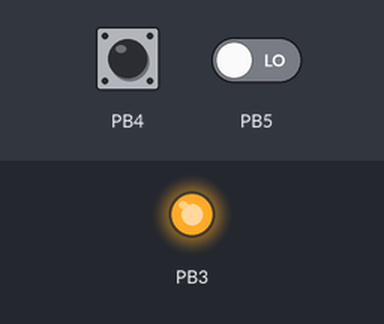
A program run on a simulated ATtiny85, built with avr-gcc and run on an emulated ATtiny85. Parts: output pins drawn as LEDs (lit = HIGH). The test bench sets the inputs (shaded band); at power-on: PB4 HIGH, PB5 LOW.

Above: at 0.1 s.
At 1.1 s:
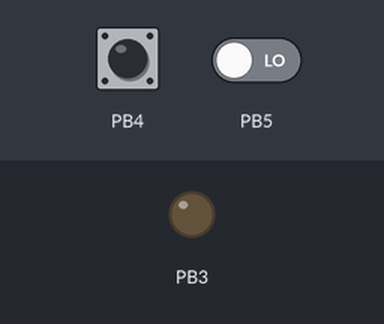
Timing chart, 0 to 2.6 s (numbered marks = the images above):
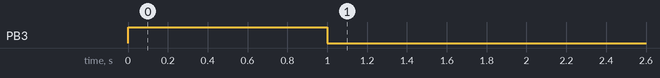

The program:

main.cpp
```cpp
#include <Arduino.h>

// Constants for pump control
const unsigned long pump_seconds = 20; // Pump runs for 2 seconds; 20 best value
const unsigned long pump_interval_seconds = 1800; // Interval between pumps, 10 seconds for testing; 60*60 best value
const unsigned long wait_between_cycles_hours = 24; // Wait between cycles, 24 hours
int pump_count_per_cycle = 5; // Number of times the pump should run per cycle

/*
* The pump should run pump_count_per_cycle times for pump_seconds and wait between each pumping pump_interval_seconds.
* After pump_count_per_cycle times, the pump should wait for wait_between_cycles_hours before starting the next cycle.
*/

// Function to delay by seconds
void delay_seconds(unsigned long seconds) {
  for (unsigned long i = 0; i < seconds; i++) {
    delay(1000);
  }
}


// Function to turn on the pump
void turn_on_pump() {
  PORTB |= (1 << PB3); // Set PB3 to high
}

// Function to turn off the pump
void turn_off_pump() {
  PORTB &= ~(1 << PB3); // Set PB3 to low
}

// Function to check if there is enough water
int enough_water() {
  return !(PINB & (1 << PB4)); // Check if PB4 is high
}

// Function to control the pump
void pump() {
  // Turn on the pump and check water level every second
  unsigned long start = millis();
  turn_on_pump();
  while (millis() - start < pump_seconds * 1000) {
    if (!enough_water()) {
      turn_off_pump();
      return;
    }
  }
  turn_off_pump(); // Ensure the pump is turned off after the duration
}

void setup() {
  // Set PB4 as input with pull-up resistor
  DDRB &= ~(1 << PB4);
  PORTB |= (1 << PB4);

  // Set PB3 as output
  DDRB |= (1 << PB3);

  // Startup alive signal
  turn_on_pump();
  delay(1000);
  turn_off_pump();
  delay(1000);
}

void loop() {
  static unsigned long last_pump = 0;
  static unsigned long last_cycle = 0;
  static int pump_count = 0;

  bool time_to_pump = millis() - last_pump > pump_interval_seconds * 1000 || last_pump == 0;
  bool time_to_cycle = millis() - last_cycle > wait_between_cycles_hours * 60 * 60 * 1000 || last_cycle == 0;

  // If cycle time is reached, reset pump_count and last_cycle
  if (time_to_cycle) {
    pump_count = 0; // Reset pump count, so that the pump can start again
    time_to_pump = true; // Set time_to_pump to true, so that the pump can start immediately
    last_cycle = millis();
  }

  // Check if it is time to pump
  if (time_to_pump && pump_count < pump_count_per_cycle) {
    pump();
    last_pump = millis();
    pump_count++; // Increment pump count, this will turn off the pump after pump_count_per_cycle times
  }

}


/*
scratch
static unsigned long last_pump = 0;
  bool time_to_pump = millis() - last_pump > pump_interval_seconds * 1000 || last_pump == 0;

  // Check if it is time to pump
  if (enough_water() && time_to_pump) {
    pump();
    last_pump = millis();
  }

  // If not enough water, reset last_pump and wait
  if (!enough_water()) {
    last_pump = 0;
    delay_seconds(60); // Wait a minute
  }

*/
```
